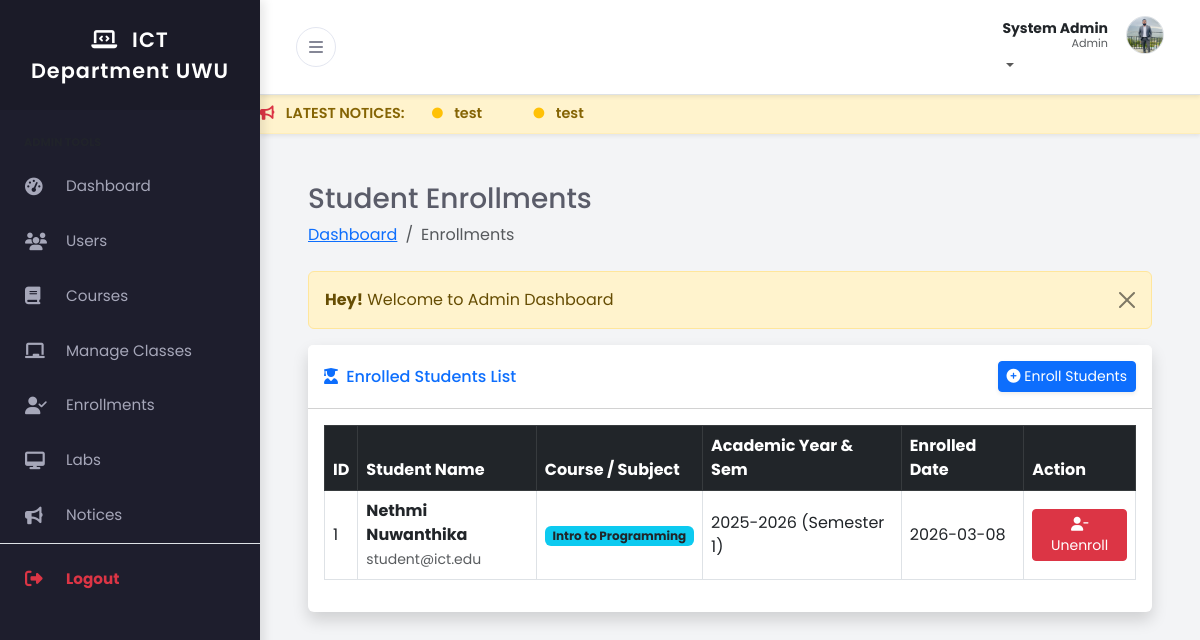
Page /admin/enrollments.php (signed in) on the committed database.
### tables this page shows
CREATE TABLE IF NOT EXISTS `users` (
  `user_id` int NOT NULL AUTO_INCREMENT,
  `full_name` varchar(100) NOT NULL,
  `email` varchar(100) NOT NULL,
  `password_hash` varchar(255) NOT NULL,
  `role` enum('admin','lecturer','student') NOT NULL,
  `phone` varchar(20) DEFAULT NULL,
  `profile_pic` varchar(255) DEFAULT 'default.png',
  `created_at` timestamp NULL DEFAULT CURRENT_TIMESTAMP,
  `theme` varchar(10) DEFAULT 'light',
  PRIMARY KEY (`user_id`),
  UNIQUE KEY `email` (`email`)
);

CREATE TABLE IF NOT EXISTS `enrollments` (
  `enrollment_id` int NOT NULL AUTO_INCREMENT,
  `student_id` int DEFAULT NULL,
  `class_id` int DEFAULT NULL,
  `enrolled_date` datetime DEFAULT CURRENT_TIMESTAMP,
  PRIMARY KEY (`enrollment_id`),
  KEY `student_id` (`student_id`),
  KEY `class_id` (`class_id`)
);

CREATE TABLE IF NOT EXISTS `courses` (
  `course_code` varchar(20) NOT NULL,
  `course_name` varchar(150) NOT NULL,
  `credits` int NOT NULL,
  `semester_level` int NOT NULL COMMENT 'e.g., 1 to 8',
  `description` text,
  PRIMARY KEY (`course_code`)
);

CREATE TABLE IF NOT EXISTS `classes` (
  `class_id` int NOT NULL AUTO_INCREMENT,
  `course_code` varchar(20) DEFAULT NULL,
  `lecturer_id` int DEFAULT NULL,
  `academic_year` varchar(20) DEFAULT NULL COMMENT 'e.g., 2024-2025',
  `semester` enum('Semester 1','Semester 2') NOT NULL,
  PRIMARY KEY (`class_id`),
  KEY `course_code` (`course_code`),
  KEY `lecturer_id` (`lecturer_id`)
);

### admin/enrollments.php (the view, shortened to what this page needs)
<?php
include('../includes/header.php');
include('../config/db.php');
?>
<div class="container-fluid px-4">
    <h3 class="mt-4">Student Enrollments</h3>
    <ol class="breadcrumb mb-4">
        <li class="breadcrumb-item"><a href="index.php">Dashboard</a></li>
        <li class="breadcrumb-item active">Enrollments</li>
    </ol>
    <?php include('../message.php'); ?>
    <div class="card shadow mb-4 border-0">
        <div class="card-header py-3 bg-white d-flex justify-content-between align-items-center">
            <h6 class="m-0 font-weight-bold text-primary"><i class="fas fa-user-graduate me-1"></i> Enrolled Students List</h6>
            <button type="button" class="btn btn-primary btn-sm shadow-sm" data-bs-toggle="modal" data-bs-target="#enrollModal">
                <i class="fas fa-plus-circle"></i> Enroll Students
            </button>
        </div>
        <div class="card-body">
            <div class="table-responsive">
                <table class="table table-bordered table-hover align-middle" id="dataTable" width="100%" cellspacing="0">
                    <thead class="table-dark">
                        <tr>
                            <th>ID</th>
                            <th>Student Name</th>
                            <th>Course / Subject</th>
                            <th>Academic Year & Sem</th>
                            <th>Enrolled Date</th>
                            <th>Action</th>
                        </tr>
                    </thead>
                    <tbody>
                        <?php
                        $query = "SELECT e.enrollment_id, e.enrolled_date,
                                         u.full_name AS student_name, u.email,
                                         c.course_name, cl.academic_year, cl.semester
                                  FROM enrollments e
                                  JOIN users u ON e.student_id = u.user_id
                                  JOIN classes cl ON e.class_id = cl.class_id
                                  JOIN courses c ON cl.course_code = c.course_code
                                  ORDER BY e.enrollment_id DESC";
                        $query_run = mysqli_query($conn, $query);
                        if(mysqli_num_rows($query_run) > 0)
                        {
                            foreach($query_run as $row)
                            {
                                ?>
                                <tr>
                                    <td><?= $row['enrollment_id']; ?></td>
                                    <td>
                                        <strong><?= $row['student_name']; ?></strong><br>
                                        <small class="text-muted"><?= $row['email']; ?></small>
                                    </td>
                                    <td><span class="badge bg-info text-dark"><?= $row['course_name']; ?></span></td>
                                    <td><?= $row['academic_year']; ?> (<?= $row['semester']; ?>)</td>
                                    <td><?= date('Y-m-d', strtotime($row['enrolled_date'])); ?></td>
                                    <td>
                                        <form action="code.php" method="POST" class="d-inline" onsubmit="return confirm('Remove student from this class? They will lose access to materials and results!');">
                                            <button type="submit" name="unenroll_btn" class="btn btn-danger btn-sm"><i class="fas fa-user-minus"></i> Unenroll</button>
                                        </form>
                                    </td>
                                </tr>
                                <?php
                            }
                        }
                        else
                        {
                            echo "<tr><td colspan='6' class='text-center'>No Enrollments Found</td></tr>";
                        }
                        ?>
                    </tbody>
                </table>
            </div>
        </div>
    </div>
</div>
<?php include('../includes/footer.php'); ?>

### includes/header.php (shortened to what this page needs)
<?php
include_once('../config/db.php');
$role = $_SESSION['auth_role'];
$user_id = $_SESSION['auth_user']['user_id'];
$header_query = "SELECT full_name, profile_pic, theme FROM users WHERE user_id='$user_id' LIMIT 1";
$header_query_run = mysqli_query($conn, $header_query);
$user_row = mysqli_fetch_array($header_query_run);
$user_name = $user_row['full_name'];
$profile_pic = $user_row['profile_pic'];
$user_theme = isset($user_row['theme']) ? $user_row['theme'] : 'light';
$initials = strtoupper(substr($user_name, 0, 1));
?>
<!DOCTYPE html>
<html lang="en">
<head>
    <link href="https://cdn.jsdelivr.net/npm/bootstrap@5.3.0/dist/css/bootstrap.min.css" rel="stylesheet">
    <link rel="stylesheet" href="https://cdnjs.cloudflare.com/ajax/libs/font-awesome/6.4.0/css/all.min.css">
    <link href="../assets/css/style.css" rel="stylesheet">
</head>
<body class="<?= ($user_theme == 'dark') ? 'dark-mode' : ''; ?>">
<div class="d-flex" id="wrapper">
    <div id="sidebar-wrapper">
        <div class="sidebar-heading">
            <i class="fas fa-laptop-code me-2"></i> ICT Department UWU
        </div>
        <div class="list-group list-group-flush mt-3">
            <?php if($role == 'admin') : ?>
                <div class="small text-uppercase fw-bold text-muted px-4 mb-2 mt-2" style="font-size:0.7rem;">Admin Tools</div>
                <a href="../admin/index.php" class="list-group-item list-group-item-action"><i class="fas fa-tachometer-alt me-3"></i> Dashboard</a>
                <a href="../admin/users.php" class="list-group-item list-group-item-action"><i class="fas fa-users me-3"></i> Users</a>
                <a href="../admin/courses.php" class="list-group-item list-group-item-action"><i class="fas fa-book me-3"></i> Courses</a>
                <a href="../admin/classes.php" class="list-group-item list-group-item-action"><i class="fas fa-chalkboard me-3"></i> Manage Classes</a>
                <a href="../admin/enrollments.php" class="list-group-item list-group-item-action"><i class="fas fa-user-check me-3"></i> Enrollments</a>
                <a href="../admin/labs.php" class="list-group-item list-group-item-action"><i class="fas fa-desktop me-3"></i> Labs</a>
                <a href="../admin/notices.php" class="list-group-item list-group-item-action"><i class="fas fa-bullhorn me-3"></i> Notices</a>
                <?php endif; ?>
            <div class="mt-auto mb-4 border-top pt-2">
                <a href="../logout.php" class="list-group-item list-group-item-action text-danger fw-bold">
                    <i class="fas fa-sign-out-alt me-3"></i> Logout
                </a>
            </div>
        </div>
    </div>
    <div id="page-content-wrapper">
        <nav class="navbar navbar-expand-lg border-bottom bg-white shadow-sm">
            <div class="container-fluid">
                <button class="btn btn-toggle" id="sidebarToggle">
                    <i class="fas fa-bars"></i>
                </button>
                <ul class="navbar-nav ms-auto mt-2 mt-lg-0">
                    <li class="nav-item dropdown">
                        <a class="nav-link dropdown-toggle p-0" href="#" id="navbarDropdown" role="button" data-bs-toggle="dropdown" aria-haspopup="true" aria-expanded="false">
                            <div class="user-profile-box d-flex align-items-center">
                                <div class="text-end d-none d-sm-block me-2" style="line-height: 1.2;">
                                    <span class="d-block fw-bold text-dark small"><?= $user_name; ?></span>
                                    <span class="d-block text-muted" style="font-size: 0.7rem;"><?= ucfirst($role); ?></span>
                                </div>
                                <?php if($profile_pic != 'default.png' && $profile_pic != ''): ?>
                                    <img src="../uploads/profile/<?= $profile_pic; ?>" class="rounded-circle border" style="width:38px; height:38px; object-fit:cover;">
                                <?php else: ?>
                                    <div class="user-avatar bg-primary text-white rounded-circle d-flex justify-content-center align-items-center fw-bold shadow-sm" style="width:38px; height:38px;">
                                        <?= $initials; ?>
                                    </div>
                                <?php endif; ?>
                            </div>
                        </a>
                    </li>
                </ul>
            </div>
        </nav>
        <?php
        $marquee_query = "SELECT title FROM notices ORDER BY id DESC LIMIT 5";
        $marquee_run = mysqli_query($conn, $marquee_query);
        if(mysqli_num_rows($marquee_run) > 0) {
            echo '<div class="notice-marquee shadow-sm">';
            echo '<marquee behavior="scroll" direction="left" onmouseover="this.stop();" onmouseout="this.start();">';
            echo '<i class="fas fa-bullhorn me-2 text-danger"></i> LATEST NOTICES: ';
            while($m_row = mysqli_fetch_array($marquee_run)) {
                echo '<span class="mx-4"> <i class="fas fa-circle fa-xs text-warning me-2"></i> ' . $m_row['title'] . '</span>';
            }
            echo '</marquee>';
            echo '</div>';
        }
        ?>
        <div class="container-fluid px-4 py-4">

### assets/css/style.css (style rules this page uses)
:root { --primary-color: #4e73df; --secondary-color: #858796; --body-bg: #f3f4f6; --text-color: #5a5c69; --sidebar-bg: #1e1e2d; --sidebar-text: #a6a7b9; --sidebar-text-hover: #ffffff; --sidebar-active-bg: #2b2b40; --navbar-bg: #ffffff; --card-bg: #ffffff; --shadow-sm: 0 0.125rem 0.25rem rgba(0, 0, 0, 0.075); --shadow-md: 0 4px 6px -1px rgba(0, 0, 0, 0.1), 0 2px 4px -1px rgba(0, 0, 0, 0.06); }
body { font-family: "Poppins", sans-serif; background-color: var(--body-bg); color: var(--text-color); overflow-x: hidden; }
#wrapper { display: flex; width: 100%; align-items: stretch; transition: all 0.3s ease-in-out; }
#sidebar-wrapper { min-width: 260px; max-width: 260px; min-height: 100vh; background-color: var(--sidebar-bg); color: var(--sidebar-text); transition: margin 0.3s ease-in-out; box-shadow: 4px 0 10px rgba(0, 0, 0, 0.1); z-index: 1000; }
.sidebar-heading { padding: 1.5rem; font-size: 1.3rem; font-weight: 600; text-align: center; color: #fff; background: rgba(0, 0, 0, 0.1); letter-spacing: 1px; }
.list-group-item { background-color: transparent; color: var(--sidebar-text); border: none; padding: 16px 25px; font-weight: 400; transition: all 0.2s; font-size: 0.95rem; display: flex; align-items: center; }
.list-group-item i { width: 25px; font-size: 1.1rem; }
#page-content-wrapper { width: 100%; transition: all 0.3s ease; }
.navbar { background-color: var(--navbar-bg) !important; box-shadow: var(--shadow-sm); padding: 1rem 1.5rem; }
.btn-toggle { background: transparent; border: 1px solid #e3e6f0; color: var(--secondary-color); border-radius: 50%; width: 40px; height: 40px; display: flex; align-items: center; justify-content: center; transition: all 0.2s; }
.user-profile-box { display: flex; align-items: center; gap: 10px; cursor: pointer; }
@media (min-width: 768px) { #sidebar-wrapper { margin-left: 0; } }
.notice-marquee { background: #fff3cd; color: #856404; padding: 8px 0; font-weight: 600; font-size: 0.9rem; border-bottom: 1px solid #ffeeba; white-space: nowrap; overflow: hidden; }

### rows in the picture
users: full_name "System Admin", profile_pic (picture)
enrollments: enrollment_id "1", users.full_name "Nethmi Nuwanthika", users.email "student@ict.edu", courses.course_name "Intro to Programming", class.academic_year "2025-2026", class.semester "Semester 1", enrolled_date "2026-03-08"

### other values in the picture
$role "Admin"
$m_row['title'] "test"
$_SESSION['message'] "Welcome to Admin Dashboard"
